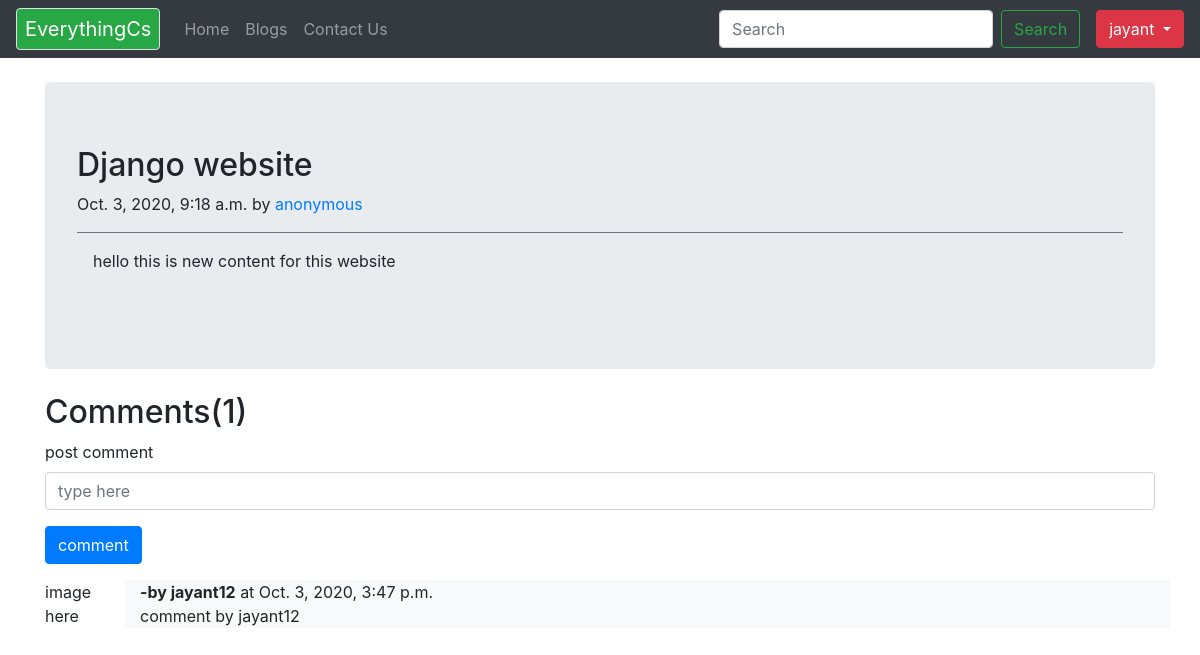
The app's page /blog/django-website (signed in) with its own data.
### blog/models.py (models this page shows, shortened)
class Post(models.Model):
    sno = models.AutoField(primary_key=True)
    title = models.CharField(max_length=50)
    content = models.TextField()
    author = models.CharField(max_length=50)
    slug = models.SlugField(max_length=200)
    timeStamp = models.DateTimeField(auto_now_add=True)
    class Meta:
        ordering = ['-timeStamp']

class BlogComment(models.Model):
    sno = models.AutoField(primary_key=True)
    comment = models.TextField()
    user = models.ForeignKey(User, on_delete=models.CASCADE)
    post = models.ForeignKey(Post, on_delete=models.CASCADE)
    parent = models.ForeignKey('self', on_delete=models.CASCADE, null=True)
    timestamp = models.DateTimeField(auto_now_add=True)
    class Meta:
        ordering = ['-timestamp']

### blog/views.py (the view)
# urls.py: path('<str:slug>', views.blogPost, name='blogpost'),
def blogPost(request, slug):
    post = Post.objects.filter(slug=slug).first()
    comments = BlogComment.objects.filter(post=post)
    print(request.user)
    context = {'post': post, 'comments': comments, 'user': request.user}
    return render(request, 'blog/blogPost.html', context)

### templates/blog/blogPost.html (shortened to what this page needs)
{% extends 'base.html' %}
{% block body %}
<div class="container ">
  <div class="jumbotron my-4 ">
    <div class="blog-post">
      <h2 class="blog-post-title">{{post.title}}</h2>
      <p class="blog-post-meta">{{post.timeStamp}} by <a href="#">{{post.author}}</a></p>
      <div class="post-content border-top border-secondary p-3 text-justify">
         <p>{{post.content}}</p>
      </div>
    </div>
  </div>
</div>
<div>
  <div class="container">
  {% if user.is_authenticated %}
  <form action="/blog/postComment" method='post'>
      <form>
      <h2 class = 'my-2'>Comments({{comments.count}})</h2>
        <div class="form-group">
          <label for="exampleInputEmail1">post comment </label>
          <input type="text" class="form-control" name='comment' placeholder='type here'>
        </div>
        <button type="submit" class="btn btn-primary">comment</button>
      </form>
       {% for comment in comments %}
      <div class="row my-3">
        <div class="col-md-1">image here</div>
        <div class="col-md-11 bg-light">
        <b>-by {{comment.user.username}}</b> at {{comment.timestamp}}
        <div>
        {{comment.comment}}
        </div>
        </div>
      </div>
      {% endfor %}
  {% endif %}
  </div>
</div>
{% endblock body %}

### templates/base.html (shortened to what this page needs)
{% load static %}
<!DOCTYPE html>
<html lang="en">
<head>
  <link rel="stylesheet" href="https://stackpath.bootstrapcdn.com/bootstrap/4.5.2/css/bootstrap.min.css"
>
</head>
<body>
  <nav class="navbar navbar-expand-lg navbar-dark bg-dark">
    <a class="navbar-brand border rounded pl-2 pr-2 bg-success" href="/">EverythingCs</a>
    <div class="collapse navbar-collapse" id="navbarSupportedContent">
      <ul class="navbar-nav mr-auto">
        <li class="nav-item {% block homeactive %}
          {% endblock homeactive %}">
          <a class="nav-link" href="/">Home <span class="sr-only">(current)</span></a>
        </li>
        <li class="nav-item {% block blogactive %}
          {% endblock blogactive %}">
          <a class="nav-link" href="/blog">Blogs</a>
        </li>
        <li class="nav-item {% block contactactive %}
           {% endblock contactactive %}">
          <a class="nav-link" href="/contact">Contact Us</a>
        </li>
      </ul>
      <form class="form-inline my-2 my-lg-0">
        <input class="form-control mr-sm-2" type="search" placeholder="Search" aria-label="Search" />
        <button class="btn btn-outline-success my-2 my-sm-0 mr-3" type="submit">
          Search
        </button>
      </form>
      {% if user.is_authenticated %}
      <div class="btn-group">
        <button type="button" class="btn btn-danger dropdown-toggle" data-toggle="dropdown" aria-haspopup="true"
          aria-expanded="false">
          {{request.user}}
        </button>
      </div>
      {% endif %}
    </div>
  </nav>
  {% block body %} {% endblock body %}
</body>
</html>

### records on screen
Post: title "Django website", timeStamp "Oct. 3, 2020, 9:18 a.m.", author "anonymous", content "hello this is new content for this website"
BlogComment: user.username "jayant12", timestamp "Oct. 3, 2020, 3:47 p.m.", comment "comment by jayant12"

### other values on screen
{{ request.user }} "jayant"
{{ comments.count }} "1"
